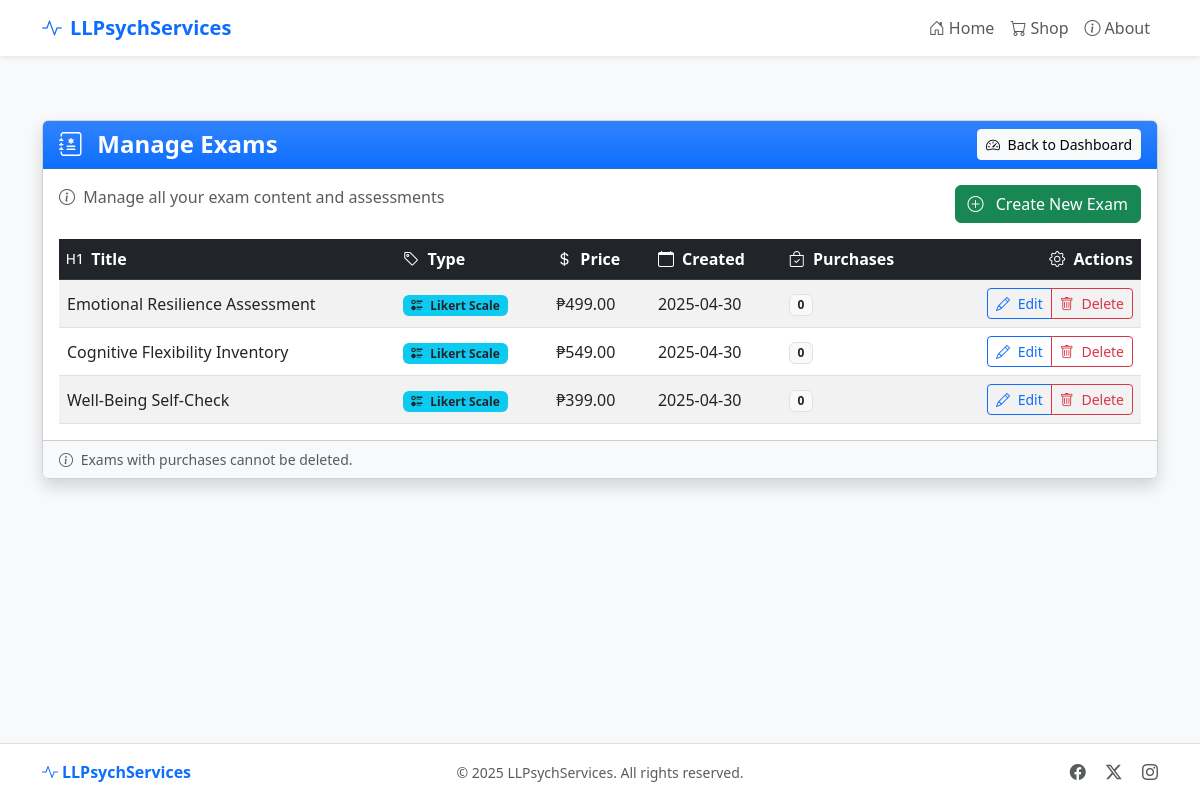
Page /admin/exams (signed in) on the earlier database version.
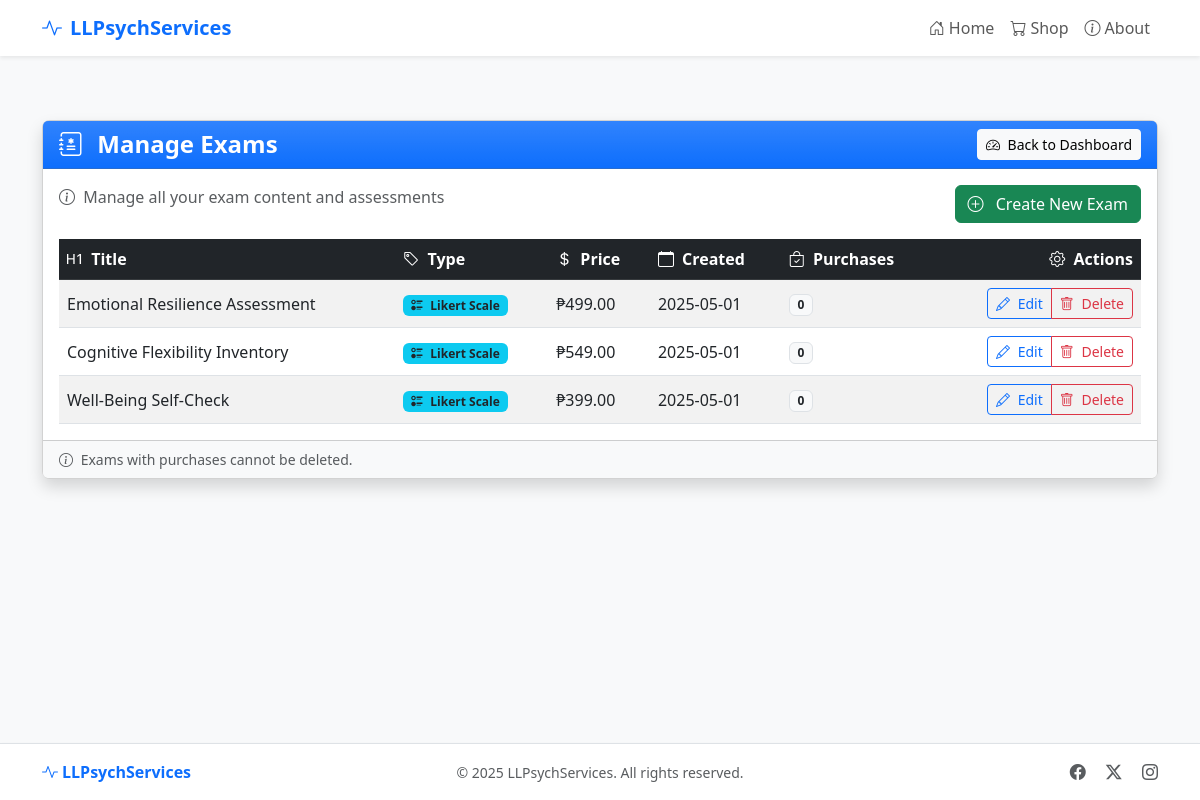
Same page on the later database version.
### models.py (models this page shows, shortened)
class Exam(db.Model):
    id = db.Column(db.Integer, primary_key=True)
    title = db.Column(db.String(100), nullable=False)
    exam_type = db.Column(db.String(20))  # 'content' or 'likert'
    description = db.Column(db.Text, nullable=False)
    price = db.Column(db.Float, nullable=False)
    content = db.Column(db.Text, nullable=False)
    questions = db.Column(db.Text, nullable=True)  # Stored as JSON
    exam_type = db.Column(db.String(20), default='content')  # 'content' or 'likert'
    created_at = db.Column(db.DateTime, default=datetime.utcnow)
    scoring_rules = db.Column(db.Text, nullable=True)

### routes/admin.py (the view)
@admin_bp.route('/exams')
@admin_required
def exams():
    exams = Exam.query.order_by(Exam.created_at.desc()).all()
    return render_template('admin/exams.html', exams=exams)

### routes/admin.py (called while the page is built)
def admin_required(f):
    @wraps(f)
    def decorated_function(*args, **kwargs):
        if not session.get('admin_logged_in'):
            flash('Please log in to access the admin area.', 'warning')
            return redirect(url_for('admin.login', next=request.url))
        return f(*args, **kwargs)
    return decorated_function

### templates/admin/exams.html (shortened to what this page needs)
{% extends 'base.html' %}
{% block content %}
<div class="container py-3 py-md-4">
  <div class="row justify-content-center">
    <div class="col-12">
      <div class="card shadow">
        <div class="card-header bg-primary bg-gradient text-white">
          <div class="d-flex flex-column flex-sm-row justify-content-between align-items-start align-items-sm-center">
            <h1 class="h4 mb-2 mb-sm-0 fw-bold">
              <i class="bi bi-journal-medical me-2"></i> Manage Exams
            </h1>
            <a href="{{ url_for('admin.dashboard') }}" class="btn btn-light btn-sm">
              <i class="bi bi-speedometer2 me-1"></i> Back to Dashboard
            </a>
          </div>
        </div>
        <div class="card-body">
          <div class="d-flex flex-column flex-md-row justify-content-between align-items-start mb-3">
            <p class="text-muted mb-3 mb-md-0">
              <i class="bi bi-info-circle me-1"></i> Manage all your exam content and assessments
            </p>
            <a href="{{ url_for('admin.create_exam') }}" class="btn btn-success">
              <i class="bi bi-plus-circle me-2"></i> Create New Exam
            </a>
          </div>
          <div class="table-responsive">
            <table class="table table-striped table-hover align-middle mb-0">
              <thead class="table-dark">
                <tr>
                  <th><i class="bi bi-type-h1 me-1"></i> Title</th>
                  <th><i class="bi bi-tag me-1"></i> Type</th>
                  <th><i class="bi bi-currency-dollar me-1"></i> Price</th>
                  <th><i class="bi bi-calendar me-1"></i> Created</th>
                  <th><i class="bi bi-bag-check me-1"></i> Purchases</th>
                  <th class="text-end"><i class="bi bi-gear me-1"></i> Actions</th>
                </tr>
              </thead>
              <tbody>
                {% for exam in exams %}
                <tr>
                  <td class="fw-medium">{{ exam.title }}</td>
                  <td>
                    {% if exam.exam_type == 'likert' %}
                      <span class="badge bg-info text-dark">
                        <i class="bi bi-ui-radios me-1"></i> Likert Scale
                      </span>
                    {% else %}
                      <span class="badge bg-secondary">
                        <i class="bi bi-file-earmark-text me-1"></i> Content
                      </span>
                    {% endif %}
                  </td>
                  <td>₱{{ "%.2f"|format(exam.price) }}</td>
                  <td>{{ exam.created_at.strftime('%Y-%m-%d') }}</td>
                  <td>
                    <span class="badge bg-light text-dark border">
                      {{ exam.purchases|length }}
                    </span>
                  </td>
                  <td class="text-end">
                    <div class="btn-group btn-group-sm">
                      <a href="{{ url_for('admin.edit_exam', exam_id=exam.id) }}" class="btn btn-outline-primary">
                        <i class="bi bi-pencil me-1"></i> Edit
                      </a>
                      <button type="button" class="btn btn-outline-danger"
                              data-bs-toggle="modal"
                              data-bs-target="#deleteModal{{ exam.id }}">
                        <i class="bi bi-trash me-1"></i> Delete
                      </button>
                    </div>
                  </td>
                </tr>
                {% endfor %}
              </tbody>
            </table>
          </div>
        </div>
        <div class="card-footer bg-light">
          <div class="text-muted small">
            <i class="bi bi-info-circle me-1"></i>
            Exams with purchases cannot be deleted.
          </div>
        </div>
      </div>
    </div>
  </div>
</div>
{% endblock %}

Differences in the rows shown:
changed Exam "Emotional Resilience Assessment": created_at "2025-04-30" → "2025-05-01"
changed Exam "Cognitive Flexibility Inventory": created_at "2025-04-30" → "2025-05-01"
changed Exam "Well-Being Self-Check": created_at "2025-04-30" → "2025-05-01"
